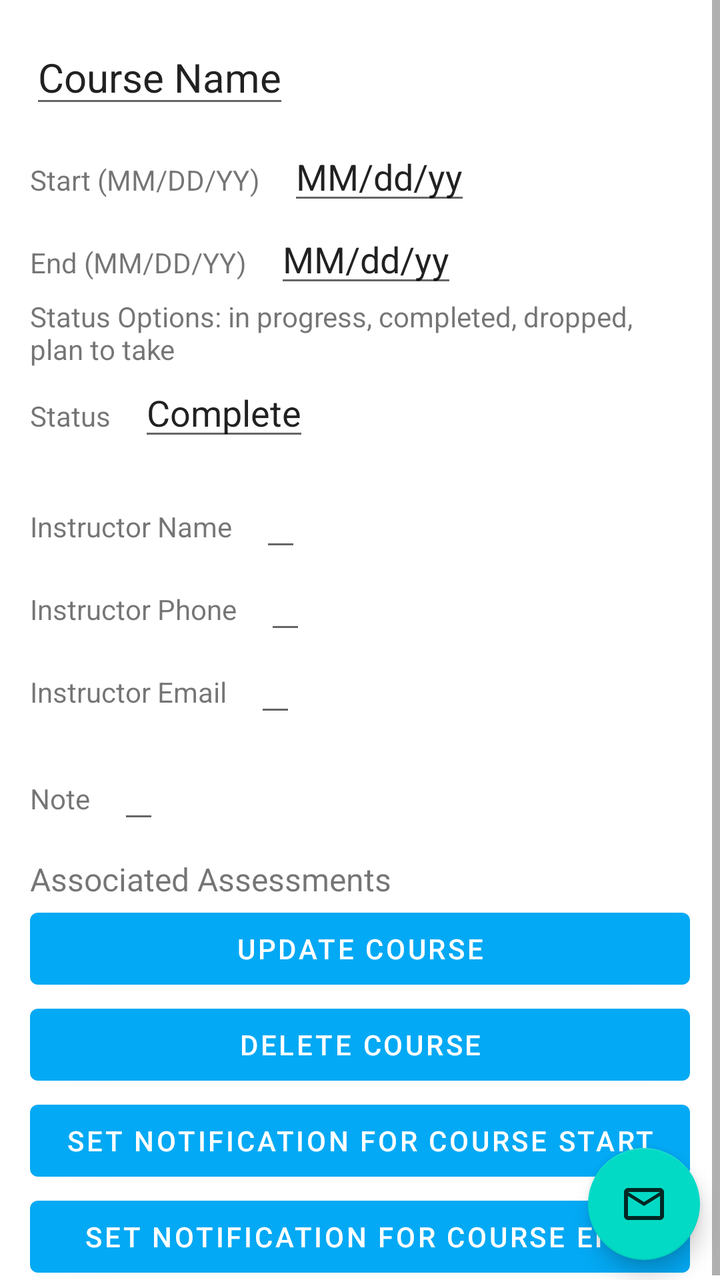
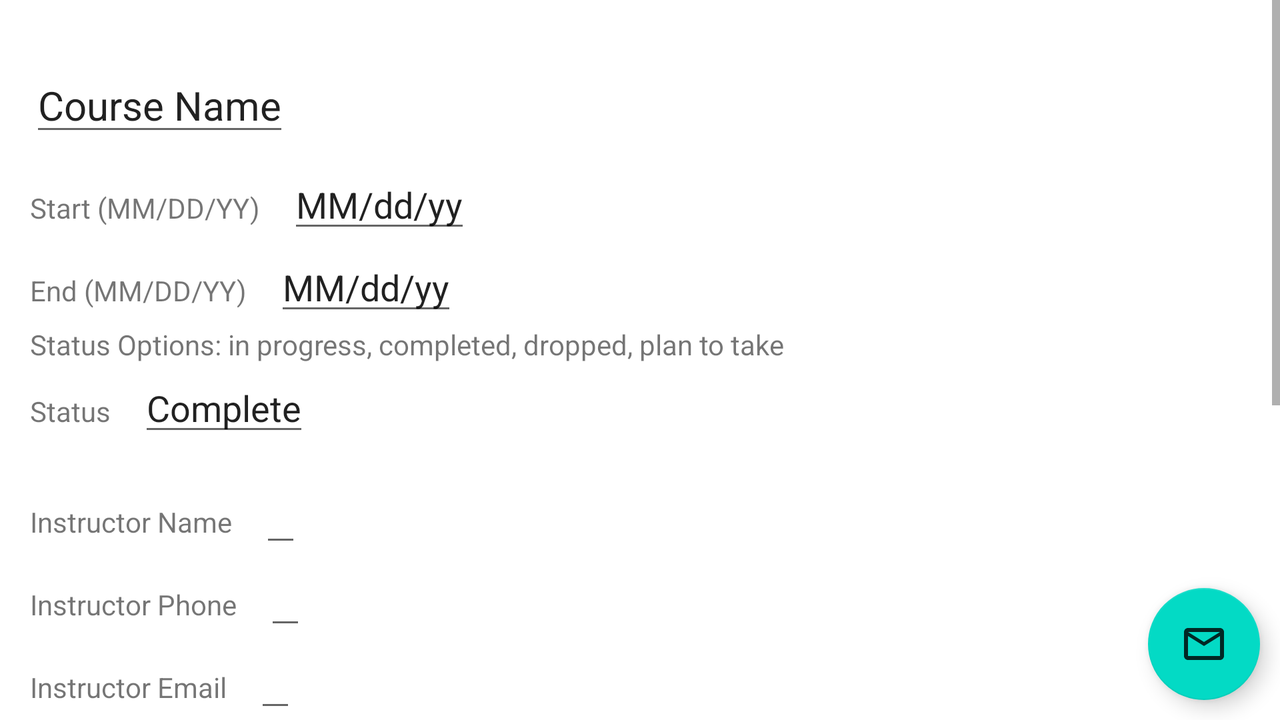

First picture: res/layout/ on a phone held upright. Second picture: the repository's own variant of that layout, on a device whose configuration matches the variant's folder. Source for both follows.
<!-- AndroidManifest.xml: application theme Theme.JasminKissingerSheduleApp -->
<!-- res/layout/activity_class_detailed.xml -->
<?xml version="1.0" encoding="utf-8"?>
<androidx.constraintlayout.widget.ConstraintLayout xmlns:android="http://schemas.android.com/apk/res/android"
    xmlns:app="http://schemas.android.com/apk/res-auto"
    xmlns:tools="http://schemas.android.com/tools"
    android:layout_width="match_parent"
    android:layout_height="match_parent"
    tools:context=".main.ui.classDetailed">

    <com.google.android.material.floatingactionbutton.FloatingActionButton
        android:id="@+id/floatingActionButton2"
        android:layout_width="wrap_content"
        android:layout_height="wrap_content"
        android:layout_margin="10dp"
        android:clickable="true"
        android:onClick="mailNote"
        app:layout_constraintBottom_toBottomOf="parent"
        app:layout_constraintRight_toRightOf="parent"
        app:srcCompat="@drawable/ic_baseline_mail_outline_24"
        tools:layout_editor_absoluteX="340dp"
        tools:layout_editor_absoluteY="681dp" />

    <LinearLayout
        android:layout_width="match_parent"
        android:layout_height="match_parent" >
    <ScrollView
        android:id="@+id/scrollview"
        android:layout_width="match_parent"
        android:layout_height="match_parent"
        app:layout_constraintLeft_toLeftOf="parent"
        app:layout_constraintTop_toTopOf="parent">

        <LinearLayout
            android:layout_width="match_parent"
            android:layout_height="wrap_content"
            android:layout_margin="15dp"
            android:orientation="vertical">

            <LinearLayout
                android:layout_width="match_parent"
                android:layout_height="wrap_content"
                android:orientation="horizontal"/>

            <LinearLayout
                android:layout_width="match_parent"
                android:layout_height="wrap_content"
                android:orientation="horizontal">

                <EditText
                    android:id="@+id/classNameText"
                    android:layout_width="wrap_content"
                    android:layout_height="wrap_content"
                    android:text="Course Name"
                    android:textSize="20sp" />

            </LinearLayout>
            <Space
                android:layout_width="match_parent"
                android:layout_height="7dp" />

            <LinearLayout
                android:layout_width="match_parent"
                android:layout_height="wrap_content"
                android:orientation="horizontal">

                <TextView
                    android:layout_width="wrap_content"
                    android:layout_height="wrap_content"
                    android:text="Start (MM/DD/YY)" />

                <Space
                    android:layout_width="14dp"
                    android:layout_height="match_parent" />

                <EditText
                    android:inputType="date"
                    android:id="@+id/classStartText"
                    android:layout_width="wrap_content"
                    android:layout_height="wrap_content"
                    android:text="MM/dd/yy"
                    />
            </LinearLayout>



            <LinearLayout
                android:layout_width="match_parent"
                android:layout_height="wrap_content"
                android:orientation="horizontal">

                <TextView
                    android:layout_width="wrap_content"
                    android:layout_height="wrap_content"
                    android:text="End (MM/DD/YY)" />

                <Space
                    android:layout_width="14dp"
                    android:layout_height="match_parent" />

                <EditText
                    android:inputType="date"
                    android:id="@+id/classEndText"
                    android:layout_width="wrap_content"
                    android:layout_height="wrap_content"
                    android:text="MM/dd/yy" />
            </LinearLayout>

            <LinearLayout
                android:layout_width="match_parent"
                android:layout_height="wrap_content"
                android:orientation="horizontal">

                <TextView
                    android:layout_width="wrap_content"
                    android:layout_height="wrap_content"
                    android:text="Status Options: in progress, completed, dropped, plan to take" />
            </LinearLayout>

            <LinearLayout
                android:layout_width="match_parent"
                android:layout_height="wrap_content"
                android:orientation="horizontal">

                <TextView
                    android:layout_width="wrap_content"
                    android:layout_height="wrap_content"
                    android:text="Status" />

                <Space
                    android:layout_width="14dp"
                    android:layout_height="match_parent" />

                <EditText
                    android:id="@+id/classStatusText"
                    android:layout_width="wrap_content"
                    android:layout_height="wrap_content"
                    android:text="Complete" />
            </LinearLayout>

            <Space
                android:layout_width="match_parent"
                android:layout_height="14dp" />

            <LinearLayout
                android:layout_width="match_parent"
                android:layout_height="wrap_content"
                android:orientation="horizontal">

                <TextView
                    android:layout_width="wrap_content"
                    android:layout_height="wrap_content"
                    android:text="Instructor Name" />

                <Space
                    android:layout_width="14dp"
                    android:layout_height="match_parent" />

                <EditText
                    android:id="@+id/instructorNameText"
                    android:layout_width="wrap_content"
                    android:layout_height="wrap_content"
                     />
            </LinearLayout>

            <LinearLayout
                android:layout_width="match_parent"
                android:layout_height="wrap_content"
                android:orientation="horizontal">

                <TextView
                    android:layout_width="wrap_content"
                    android:layout_height="wrap_content"
                    android:text="Instructor Phone" />

                <Space
                    android:layout_width="14dp"
                    android:layout_height="match_parent" />

                <EditText
                    android:inputType="phone"
                    android:id="@+id/instructorPhoneText"
                    android:layout_width="wrap_content"
                    android:layout_height="wrap_content"
                    />
            </LinearLayout>

            <LinearLayout
                android:layout_width="match_parent"
                android:layout_height="wrap_content"
                android:orientation="horizontal">

                <TextView
                    android:layout_width="wrap_content"
                    android:layout_height="wrap_content"
                    android:text="Instructor Email" />

                <Space
                    android:layout_width="14dp"
                    android:layout_height="match_parent" />

                <EditText
                    android:id="@+id/instructorEmailText"
                    android:layout_width="wrap_content"
                    android:layout_height="wrap_content"
                     />
            </LinearLayout>

            <Space
                android:layout_width="match_parent"
                android:layout_height="12dp" />

            <LinearLayout
                android:layout_width="match_parent"
                android:layout_height="wrap_content"
                android:orientation="horizontal">

                <TextView
                    android:layout_width="wrap_content"
                    android:layout_height="wrap_content"
                    android:text="Note" />

                <Space
                    android:layout_width="14dp"
                    android:layout_height="match_parent" />

                <EditText
                    android:id="@+id/noteText"
                    android:layout_width="wrap_content"
                    android:layout_height="wrap_content"
                     />
            </LinearLayout>
            <Space
                android:layout_width="match_parent"
                android:layout_height="12dp" />
            <LinearLayout
                android:layout_width="match_parent"
                android:layout_height="wrap_content"
                android:orientation="horizontal">

                <TextView
                    android:layout_width="wrap_content"
                    android:layout_height="wrap_content"
                    android:text="Associated Assessments"
                    android:textSize="16sp"
                    />
            </LinearLayout>

            <LinearLayout
                android:layout_width="match_parent"
                android:layout_height="match_parent"
                android:orientation="horizontal">

                <androidx.recyclerview.widget.RecyclerView
                    android:layout_width="match_parent"
                    android:layout_height="match_parent"
                    android:id="@+id/assessments"/>
            </LinearLayout>

            <LinearLayout
                android:layout_width="match_parent"
                android:layout_height="match_parent"
                android:orientation="horizontal">

                <Button
                    android:id="@+id/update"
                    android:layout_width="match_parent"
                    android:layout_height="match_parent"
                    android:text="UPDATE COURSE"
                    android:onClick="updateClass"
                    />
            </LinearLayout>
            <LinearLayout
                android:layout_width="match_parent"
                android:layout_height="match_parent"
                android:orientation="horizontal">

                <Button
                    android:id="@+id/delete"
                    android:layout_width="match_parent"
                    android:layout_height="match_parent"
                    android:text="DELETE COURSE"
                    android:onClick="deleteCourse"
                    />
            </LinearLayout>

            <LinearLayout
                android:layout_width="match_parent"
                android:layout_height="match_parent"
                android:orientation="horizontal">

                <Button
                    android:id="@+id/notify"
                    android:layout_width="match_parent"
                    android:layout_height="match_parent"
                    android:text="SET NOTIFICATION FOR COURSE START"
                    android:onClick="notify"
                    />
            </LinearLayout>

            <LinearLayout
                android:layout_width="match_parent"
                android:layout_height="match_parent"
                android:orientation="horizontal">

                <Button
                    android:layout_width="match_parent"
                    android:layout_height="match_parent"
                    android:text="SET NOTIFICATION FOR COURSE END"
                    android:onClick="notifyEnd"
                    />
            </LinearLayout>

        </LinearLayout>
    </ScrollView>
    </LinearLayout>
</androidx.constraintlayout.widget.ConstraintLayout>
<!-- resources referenced by this layout -->
<resources>
  <!-- drawable ic_baseline_mail_outline_24 (drawable) -->
  <vector android:alpha="0.82" android:height="24dp"
      android:tint="?attr/colorControlNormal" android:viewportHeight="24"
      android:viewportWidth="24" android:width="24dp" xmlns:android="http://schemas.android.com/apk/res/android">
      <path android:fillColor="@android:color/white" android:pathData="M20,4L4,4c-1.1,0 -1.99,0.9 -1.99,2L2,18c0,1.1 0.9,2 2,2h16c1.1,0 2,-0.9 2,-2L22,6c0,-1.1 -0.9,-2 -2,-2zM20,18L4,18L4,8l8,5 8,-5v10zM12,11L4,6h16l-8,5z"/>
  </vector>
  <style name="Theme.JasminKissingerSheduleApp" parent="Theme.MaterialComponents.DayNight.DarkActionBar">
          
          <item name="colorPrimary">@color/purple_500</item>
          <item name="colorPrimaryVariant">@color/purple_700</item>
          <item name="colorOnPrimary">@color/white</item>
          
          <item name="colorSecondary">@color/teal_200</item>
          <item name="colorSecondaryVariant">@color/teal_700</item>
          <item name="colorOnSecondary">@color/black</item>
          
          <item name="android:statusBarColor" tools:targetApi="l">?attr/colorPrimaryVariant</item>
          
      </style>
  <color name="purple_500">#03A9F4</color>
  <color name="purple_700">#009688</color>
  <color name="white">#FFFFFFFF</color>
  <color name="teal_200">#FF03DAC5</color>
  <color name="teal_700">#FF018786</color>
  <color name="black">#FF000000</color>
</resources>
<!-- res/layout-land/activity_class_detailed.xml (the repository's variant of the layout above) -->
<!-- drawn on the phone turned sideways -->
<?xml version="1.0" encoding="utf-8"?>
<androidx.constraintlayout.widget.ConstraintLayout xmlns:android="http://schemas.android.com/apk/res/android"
    xmlns:app="http://schemas.android.com/apk/res-auto"
    xmlns:tools="http://schemas.android.com/tools"
    android:layout_width="match_parent"
    android:layout_height="match_parent"
    tools:context=".main.ui.classDetailed">

    <com.google.android.material.floatingactionbutton.FloatingActionButton
        android:id="@+id/floatingActionButton2"
        android:layout_width="wrap_content"
        android:layout_height="wrap_content"
        android:layout_margin="10dp"
        android:clickable="true"
        android:onClick="mailNote"
        app:layout_constraintBottom_toBottomOf="parent"
        app:layout_constraintRight_toRightOf="parent"
        app:srcCompat="@drawable/ic_baseline_mail_outline_24"
        tools:layout_editor_absoluteX="340dp"
        tools:layout_editor_absoluteY="681dp" />

    <LinearLayout
        android:layout_width="match_parent"
        android:layout_height="match_parent" >
    <ScrollView
        android:id="@+id/scrollview"
        android:layout_width="match_parent"
        android:layout_height="match_parent"
        app:layout_constraintLeft_toLeftOf="parent"
        app:layout_constraintTop_toTopOf="parent">

        <LinearLayout
            android:layout_width="match_parent"
            android:layout_height="wrap_content"
            android:layout_margin="15dp"
            android:orientation="vertical">

            <LinearLayout
                android:layout_width="match_parent"
                android:layout_height="wrap_content"
                android:orientation="horizontal"/>

            <Space
                android:layout_width="match_parent"
                android:layout_height="14dp" />

            <LinearLayout
                android:layout_width="match_parent"
                android:layout_height="wrap_content"
                android:orientation="horizontal">

                <EditText
                    android:id="@+id/classNameText"
                    android:layout_width="wrap_content"
                    android:layout_height="wrap_content"
                    android:text="Course Name"
                    android:textSize="20sp" />

            </LinearLayout>
            <Space
                android:layout_width="match_parent"
                android:layout_height="7dp" />

            <LinearLayout
                android:layout_width="match_parent"
                android:layout_height="wrap_content"
                android:orientation="horizontal">

                <TextView
                    android:layout_width="wrap_content"
                    android:layout_height="wrap_content"
                    android:text="Start (MM/DD/YY)" />

                <Space
                    android:layout_width="14dp"
                    android:layout_height="match_parent" />

                <EditText
                    android:inputType="date"
                    android:id="@+id/classStartText"
                    android:layout_width="wrap_content"
                    android:layout_height="wrap_content"
                    android:text="MM/dd/yy"
                    />
            </LinearLayout>



            <LinearLayout
                android:layout_width="match_parent"
                android:layout_height="wrap_content"
                android:orientation="horizontal">

                <TextView
                    android:layout_width="wrap_content"
                    android:layout_height="wrap_content"
                    android:text="End (MM/DD/YY)" />

                <Space
                    android:layout_width="14dp"
                    android:layout_height="match_parent" />

                <EditText
                    android:inputType="date"
                    android:id="@+id/classEndText"
                    android:layout_width="wrap_content"
                    android:layout_height="wrap_content"
                    android:text="MM/dd/yy" />
            </LinearLayout>

            <LinearLayout
                android:layout_width="match_parent"
                android:layout_height="wrap_content"
                android:orientation="horizontal">

                <TextView
                    android:layout_width="wrap_content"
                    android:layout_height="wrap_content"
                    android:text="Status Options: in progress, completed, dropped, plan to take" />
            </LinearLayout>

            <LinearLayout
                android:layout_width="match_parent"
                android:layout_height="wrap_content"
                android:orientation="horizontal">

                <TextView
                    android:layout_width="wrap_content"
                    android:layout_height="wrap_content"
                    android:text="Status" />

                <Space
                    android:layout_width="14dp"
                    android:layout_height="match_parent" />

                <EditText
                    android:id="@+id/classStatusText"
                    android:layout_width="wrap_content"
                    android:layout_height="wrap_content"
                    android:text="Complete" />
            </LinearLayout>

            <Space
                android:layout_width="match_parent"
                android:layout_height="14dp" />

            <LinearLayout
                android:layout_width="match_parent"
                android:layout_height="wrap_content"
                android:orientation="horizontal">

                <TextView
                    android:layout_width="wrap_content"
                    android:layout_height="wrap_content"
                    android:text="Instructor Name" />

                <Space
                    android:layout_width="14dp"
                    android:layout_height="match_parent" />

                <EditText
                    android:id="@+id/instructorNameText"
                    android:layout_width="wrap_content"
                    android:layout_height="wrap_content"
                     />
            </LinearLayout>

            <LinearLayout
                android:layout_width="match_parent"
                android:layout_height="wrap_content"
                android:orientation="horizontal">

                <TextView
                    android:layout_width="wrap_content"
                    android:layout_height="wrap_content"
                    android:text="Instructor Phone" />

                <Space
                    android:layout_width="14dp"
                    android:layout_height="match_parent" />

                <EditText
                    android:inputType="phone"
                    android:id="@+id/instructorPhoneText"
                    android:layout_width="wrap_content"
                    android:layout_height="wrap_content"
                    />
            </LinearLayout>

            <LinearLayout
                android:layout_width="match_parent"
                android:layout_height="wrap_content"
                android:orientation="horizontal">

                <TextView
                    android:layout_width="wrap_content"
                    android:layout_height="wrap_content"
                    android:text="Instructor Email" />

                <Space
                    android:layout_width="14dp"
                    android:layout_height="match_parent" />

                <EditText
                    android:id="@+id/instructorEmailText"
                    android:layout_width="wrap_content"
                    android:layout_height="wrap_content"
                     />
            </LinearLayout>

            <Space
                android:layout_width="match_parent"
                android:layout_height="12dp" />

            <LinearLayout
                android:layout_width="match_parent"
                android:layout_height="wrap_content"
                android:orientation="horizontal">

                <TextView
                    android:layout_width="wrap_content"
                    android:layout_height="wrap_content"
                    android:text="Note" />

                <Space
                    android:layout_width="14dp"
                    android:layout_height="match_parent" />

                <EditText
                    android:id="@+id/noteText"
                    android:layout_width="wrap_content"
                    android:layout_height="wrap_content"
                     />
            </LinearLayout>
            <Space
                android:layout_width="match_parent"
                android:layout_height="12dp" />
            <LinearLayout
                android:layout_width="match_parent"
                android:layout_height="wrap_content"
                android:orientation="horizontal">

                <TextView
                    android:layout_width="wrap_content"
                    android:layout_height="wrap_content"
                    android:text="Associated Assessments"
                    android:textSize="16sp"
                    />
            </LinearLayout>

            <LinearLayout
                android:layout_width="match_parent"
                android:layout_height="match_parent"
                android:orientation="horizontal">

                <androidx.recyclerview.widget.RecyclerView
                    android:layout_width="match_parent"
                    android:layout_height="match_parent"
                    android:id="@+id/assessments"/>
            </LinearLayout>

            <LinearLayout
                android:layout_width="match_parent"
                android:layout_height="match_parent"
                android:orientation="horizontal">

                <Button
                    android:id="@+id/update"
                    android:layout_width="match_parent"
                    android:layout_height="match_parent"
                    android:text="UPDATE COURSE"
                    android:onClick="updateClass"
                    />
            </LinearLayout>
            <LinearLayout
                android:layout_width="match_parent"
                android:layout_height="match_parent"
                android:orientation="horizontal">

                <Button
                    android:id="@+id/delete"
                    android:layout_width="match_parent"
                    android:layout_height="match_parent"
                    android:text="DELETE COURSE"
                    android:onClick="deleteCourse"
                    />
            </LinearLayout>

            <LinearLayout
                android:layout_width="match_parent"
                android:layout_height="match_parent"
                android:orientation="horizontal">

                <Button
                    android:id="@+id/notify"
                    android:layout_width="match_parent"
                    android:layout_height="match_parent"
                    android:text="SET NOTIFICATION FOR COURSE START"
                    android:onClick="notify"
                    />
            </LinearLayout>

            <LinearLayout
                android:layout_width="match_parent"
                android:layout_height="match_parent"
                android:orientation="horizontal">

                <Button
                    android:layout_width="match_parent"
                    android:layout_height="match_parent"
                    android:text="SET NOTIFICATION FOR COURSE END"
                    android:onClick="notifyEnd"
                    />
            </LinearLayout>

        </LinearLayout>
    </ScrollView>
    </LinearLayout>
</androidx.constraintlayout.widget.ConstraintLayout>
